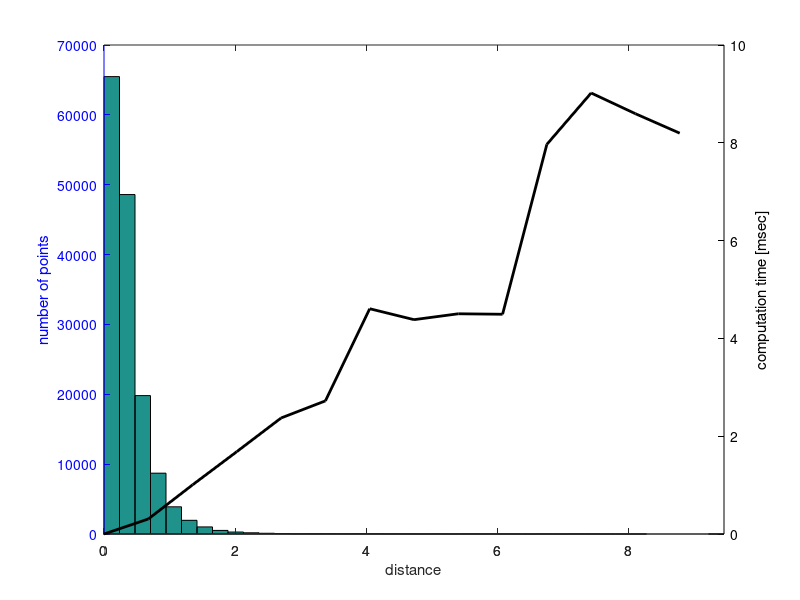
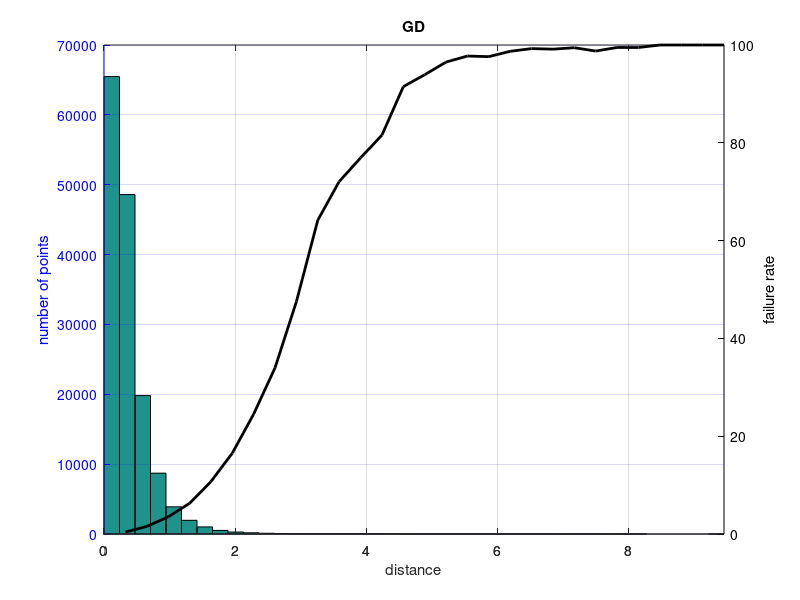

These figures' MATLAB source, in order:
% In this test, I test failure rate of local connections while considering
% the ABB joint limits and obstacles. 
% The success rate is also tracked to calculate visibility.
% last updated: 08/29/17

% rlx_rbs_verification.txt - seed: 1506112240
% Results in the above files in this form:
% f << {success} << " " << {path verified} << " " << {distance between confs.} << " " << rbs_time << endl;

clear all
clc

D = load('rlx_rbs_verification_eps1_withObs.txt');

%% Verification

suc = D(:,1)==1;
verf = D(:,2)==1;

disp(['Results of ' num2str(size(D,1)) ' local-connection queries.']);

disp(['Percent of successful local-connections that were verified: ' num2str(sum(verf & suc)/sum(suc)*100) '%']);

%%

disp(['Avg. runtime for successful local-connection: ' num2str(mean(D(suc,4))*1e3)  ' +/- ' num2str(std(D(suc,4))/sqrt(size(D(suc,4),1))*1e3) ' msec ']);
disp(['Avg. runtime for failed local-connection: ' num2str(mean(D(~suc,4))*1e3)  ' +/- ' num2str(std(D(suc,4))/sqrt(size(D(~suc,4),1))*1e3) ' msec ']);

disp(['Success rate/visibility for the RBS: ' num2str(sum(suc)/size(D,1)*100) '%']);

%% Runtime

clear td d
Dd = D(suc,3);
Td = D(suc,4);
max_d = max(Dd);
d = linspace(0, max_d, 15);
for i = 2:length(d)
    M = Td(Dd>=d(i-1) & Dd<d(i));
    td(i) = mean(M);
end
td(1) = 0;

figure(1)
clf
hist(Dd, 40);
hold on
[hAx,hLine1,hLine2] = plotyy(0,0,d, td*1000);
hold off
set(hLine2,'color','k','linewidth',2)
set(hAx,{'ycolor'},{'b';'k'})
xlabel('distance');
ylabel(hAx(1),'number of points');
ylabel(hAx(2),'computation time [msec]');
% ylim(hAx(1),[0 8500]);
% ylim(hAx(2),[0 0.12]);

%% Visibility

clear V d
Dd = D(D(:,1)==1,3);
max_d = max(Dd);
d = linspace(0, max_d, 30);
for i = 2:length(d)
    S = D(D(:,3)>=d(i-1) & D(:,3)<d(i), 1);
    V(i-1) = (1-sum(S)/length(S)) * 100;
end
% V(1) = 100;

figure(2)
hist(Dd, 40);
hold on
[hAx,hLine1,hLine2] = plotyy(0,0, d(2:end), V);
hold off
set(hLine2,'color','k','linewidth',2)
set(hAx,{'ycolor'},{'b';'k'})
xlabel('distance');
ylabel(hAx(2),'failure rate');
ylabel(hAx(1),'number of points');
title('GD');
grid on
